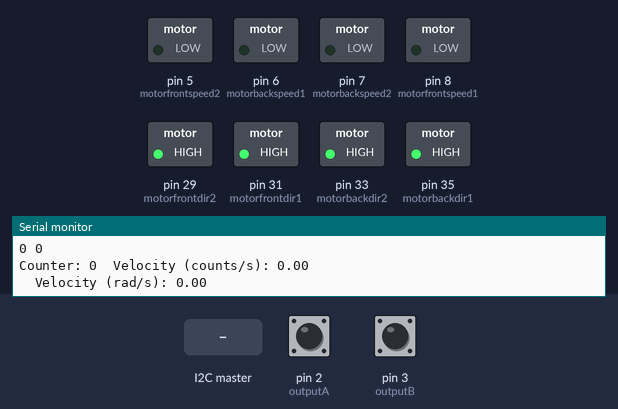
A sketch run on a simulated Arduino Mega 2560, built with avr-gcc and run on an emulated ATmega2560. Parts: switched loads named in the sketch (green lamp = pin HIGH), the last lines printed to the serial monitor. Inputs (shaded band) come from the test bench; at power-on: pin 2 (outputA) HIGH, pin 3 (outputB) HIGH.

Above: at 1.2 s.
1.3 s: the I2C master sends the byte 90
At 1.48 s:
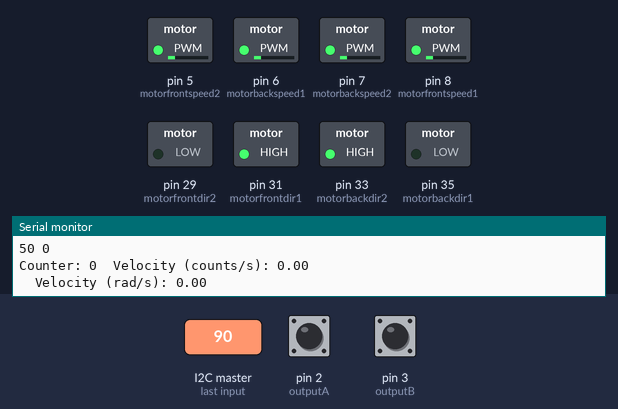
At 4.1 s:
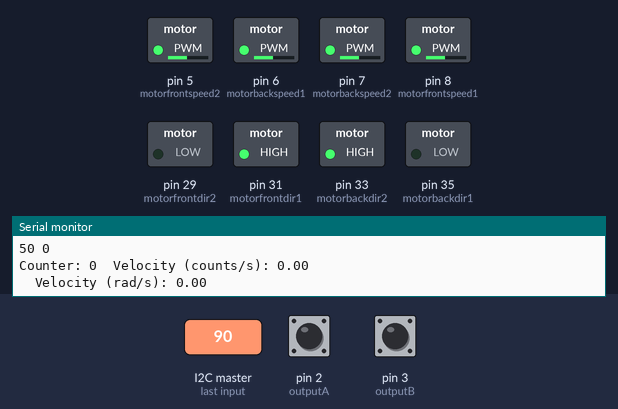
4.3 s: the I2C master sends the byte 200
At 7.4 s:
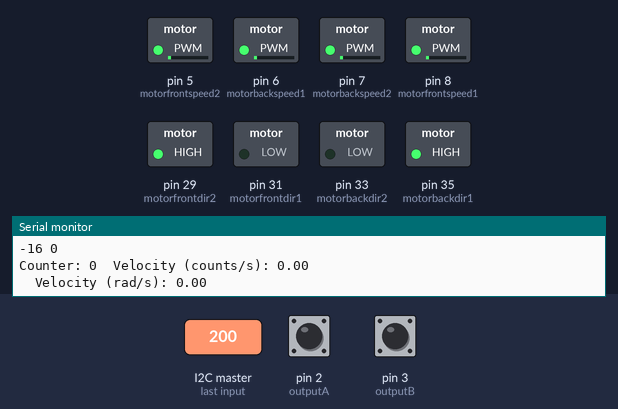
Timing chart, 0 to 8.9 s (numbered marks = the images above; inputs shaded):
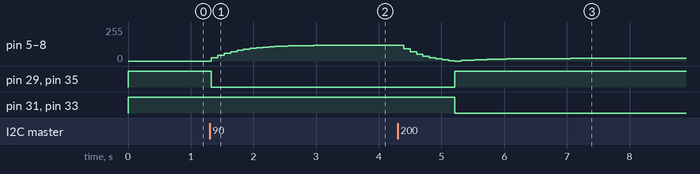

The sketch:

j.ino
```cpp
#include <Wire.h>
#include <math.h>
const int motorfrontdir1 = 31;
const int motorfrontspeed1 = 8;
const int motorfrontdir2 = 29;
const int motorfrontspeed2 = 5;
const int motorbackdir1 = 35;
const int motorbackspeed1 = 6;
const int motorbackdir2 = 33;
const int motorbackspeed2 = 7;
const int deadzone = 40;
int outputA =2;
int outputB=3;
int counter = 0;
int aState,bState;
int ppr = 400*4;
unsigned long lastTime;
int aLastState, bLastState;
int lastcount;
double dcount;
int8_t xL, xR, yL, yR, circle;
double rL, thetaL, rR, thetaR;

double wfl, wfr, wrl, wrr, wz;
double lx = 0.13, ly = 0.25;
const double r = 0.075;
double target_wfl = 0, target_wfr = 0, target_wrl = 0, target_wrr = 0;
double current_wfl = 0, current_wfr = 0, current_wrl = 0, current_wrr = 0;
const double decelerationRate = 5.0; // Adjust this for smoother or faster deceleration
volatile long count1 = 0;
volatile long count2 = 0;
volatile long count3 = 0;
volatile long count4 = 0;

void compute() {
  Serial.print(xL);
  Serial.print(" ");
  Serial.print(yL);
  Serial.println(" ");

  // Calculate joystick-based velocities
  double vx = yL;
  double vy = xL;
  wz = xR;
  double speedFactorL = (rL/88+rR/88)/2;

  // Compute target angular velocities for each wheel
  target_wfr = (1/r) * (vx - vy + (lx + ly) * wz) * speedFactorL;
  target_wfl = (1/r) * (vx + vy - (lx + ly) * wz) * speedFactorL;
  target_wrr = (1/r) * (vx + vy + (lx + ly) * wz) * speedFactorL;
  target_wrl = (1/r) * (vx - vy - (lx + ly) * wz) *
  speedFactorL;

  // Constrain target wheel speeds to PWM range
  target_wfr = constrain(target_wfr, -120, 120);
  target_wfl = constrain(target_wfl, -120, 120);
  target_wrr = constrain(target_wrr, -120, 120);
  target_wrl = constrain(target_wrl, -120, 120);
}

void applyDeceleration() {
  // Gradually approach target speeds for each wheel
  current_wfl += (target_wfl - current_wfl) / decelerationRate;
  current_wfr += (target_wfr - current_wfr) / decelerationRate;
  current_wrl += (target_wrl - current_wrl) / decelerationRate;
  current_wrr += (target_wrr - current_wrr) / decelerationRate;

  // Update motor directions and speeds based on decelerated values
  if (current_wfl >= 0) {
    digitalWrite(motorfrontdir1, HIGH);
    analogWrite(motorfrontspeed1, current_wfl);
  } else {
    digitalWrite(motorfrontdir1, LOW);
    analogWrite(motorfrontspeed1, -current_wfl);
  }

  if (current_wfr >= 0) {
    digitalWrite(motorfrontdir2, HIGH);
    analogWrite(motorfrontspeed2, current_wfr);
  } else {
    digitalWrite(motorfrontdir2, LOW);
    analogWrite(motorfrontspeed2, -current_wfr);
  }

  if (current_wrl >= 0) {
    digitalWrite(motorbackdir1, HIGH);
    analogWrite(motorbackspeed1, current_wrl);
  } else {
    digitalWrite(motorbackdir1, LOW);
    analogWrite(motorbackspeed1, -current_wrl);
  }

  if (current_wrr >= 0) {
    digitalWrite(motorbackdir2, HIGH);
    analogWrite(motorbackspeed2, current_wrr);
  } else {
    digitalWrite(motorbackdir2, LOW);
    analogWrite(motorbackspeed2, -current_wrr);
  }
}

void setup() {
  pinMode(motorfrontdir1, OUTPUT);
  pinMode(motorfrontspeed1, OUTPUT);
  pinMode(motorfrontdir2, OUTPUT);
  pinMode(motorfrontspeed2, OUTPUT);
  pinMode(motorbackdir1, OUTPUT);
  pinMode(motorbackspeed1, OUTPUT);
  pinMode(motorbackdir2, OUTPUT);
  pinMode(motorbackspeed2, OUTPUT);
  Wire.begin(8);
  Wire.onReceive(receiveEvent);
  pinMode(outputA, INPUT_PULLUP);
  pinMode(outputB, INPUT_PULLUP);
  Serial.begin(9600);

  aLastState = digitalRead(outputA);
  bLastState = digitalRead(outputB);

  attachInterrupt(digitalPinToInterrupt(outputA), readEncoderA, CHANGE);
  attachInterrupt(digitalPinToInterrupt(outputB), readEncoderB, CHANGE);
  Serial.begin(115200);
}
void receiveEvent(int bytes) {
  while (Wire.available()) {
    xL = Wire.read();
    yL = Wire.read();
    xR = Wire.read();
    yR = Wire.read();
    wz = xR;
   if (abs(xL) < deadzone) xL = 0;
else xL = (xL > 0) ? xL - deadzone : xL + deadzone;

if (abs(yL) < deadzone) yL = 0;
else yL = (yL > 0) ? yL - deadzone : yL + deadzone;

if (abs(xR) < deadzone) xR = 0;
else xR = (xR > 0) ? xR - deadzone : xR + deadzone;

if (abs(yR) < deadzone) yR = 0;
else yR = (yR > 0) ? yR - deadzone : yR + deadzone;
    circle = Wire.read();
    rL = sqrt(xL * xL + yL * yL);
    thetaL = atan2(xL, yL);
    rR = sqrt(xR * xR + yR * yR);
    thetaR = atan2(yR, xR);
  }
}
void encoder()
{
  unsigned long now = millis();
  double velocity;
  double timeChange = (double)(now-lastTime)/1000;
  if (timeChange > 0) { // Avoid division by zero
    dcount = (double)(counter - lastcount) / timeChange;
    velocity = (2*dcount*3.14)/(ppr*timeChange);
  }
  lastTime = now;
  lastcount = counter;
  Serial.print("Counter: ");
  Serial.print(counter);
  Serial.print("\tVelocity (counts/s): ");
  Serial.println(dcount);
  Serial.print("\tVelocity (rad/s): ");
  Serial.println(velocity);
}
void loop() {
  compute();
  applyDeceleration();
  encoder();
  delay(100);
}
void readEncoderA() {
  aState = digitalRead(outputA);
  bState = digitalRead(outputB);

  if (aState != aLastState) {
    if (aState == bState) {
      counter--;
    } else {
      counter++;
    }
    aLastState = aState;
  }

}

void readEncoderB() {
  aState = digitalRead(outputA);
  bState = digitalRead(outputB);

  if (bState != bLastState) {
    if (aState != bState) {
      counter--;
    } else {
      counter++;
    }
    bLastState = bState;
  }
}
```

Measured:
- after the input at 1.3 s, pin 5 (motorfrontspeed2), pin 6 (motorbackspeed1), pin 7 (motorbackspeed2), pin 8 (motorfrontspeed1): moves from 0/255 to 119/255 over 2.1 s, starting at once; pin 29 (motorfrontdir2), pin 35 (motorbackdir1): HIGH → LOW at once
- after the input at 4.3 s, pin 5 (motorfrontspeed2), pin 6 (motorbackspeed1): 119/255 → 92/255 after 0.10 s, → 69/255 0.10 s later, → 51/255 0.10 s later, → 37/255 0.10 s later, … (20 changes in this stretch)
